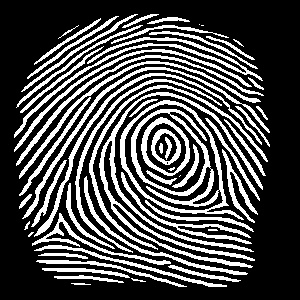
#> input picture media/md_output/Segmentize_temp.jpg, 300 x 300 px
$ python segmentize.py media/md_output/Segmentize_temp.jpg media/md_output/Segmentize_temp.jpg
#> lines starting #> are read from the running program, lines starting #| are printed output that depends on the picture; after the words box and inside, x2 and y2 are one past the last pixel; in counts of white or black regions, pixels touching at a corner belong together
#> further down, image is the input picture: shape (300, 300, 3); min 0, max 255, mean 75.3
import sys
from django.conf import settings
import os
image_full_path = sys.argv[1]
image_name = sys.argv[2]
import cv2
import numpy as np
import fingerprint_enhancer
import imutils
import matplotlib.pyplot as plt


def normalise(img,mean,std):
    normed = (img - np.mean(img))/(np.std(img));
    return(normed)

def ridge_segment(im,blksze,thresh):

#> called with blksze = 16, thresh = 0.1
    rows,cols = im.shape;
#> rows = 300; cols = 300

    im = normalise(im,0,1);    # normalise to get zero mean and unit standard deviation


    new_rows =  int(blksze * np.ceil((float(rows))/(float(blksze))))
#> new_rows = 304
    new_cols =  int(blksze * np.ceil((float(cols))/(float(blksze))))
#> new_cols = 304

    padded_img = np.zeros((new_rows,new_cols));
    stddevim = np.zeros((new_rows,new_cols));

    padded_img[0:rows][:,0:cols] = im;
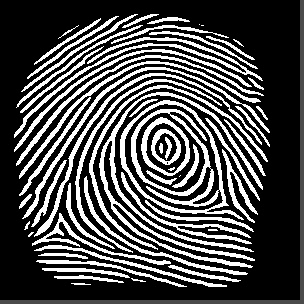
#> padded_img: shape (304, 304) float64; min -0.65, max 1.55, mean 6.77e-17; drawn with min black and max white

    for i in range(0,new_rows,blksze):
        for j in range(0,new_cols,blksze):
            block = padded_img[i:i+blksze][:,j:j+blksze];

            stddevim[i:i+blksze][:,j:j+blksze] = np.std(block)*np.ones(block.shape)
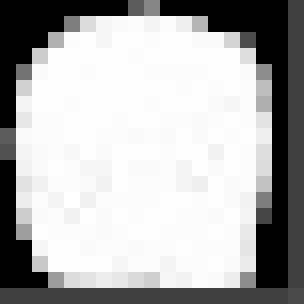
#> stddevim: shape (304, 304) float64; min 1.11e-16, max 1.1, mean 0.765; drawn with min black and max white

    stddevim = stddevim[0:rows][:,0:cols]
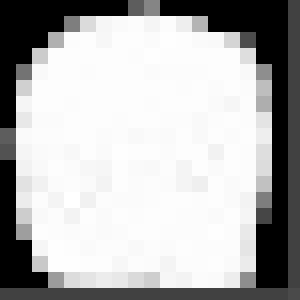
#> stddevim: shape (300, 300) float64; min 1.11e-16, max 1.1, mean 0.778; drawn with min black and max white

    mask = stddevim > thresh;
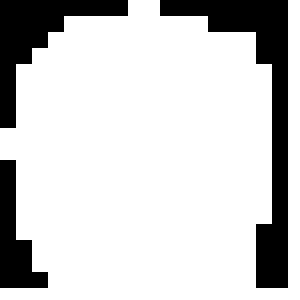
#> mask: shape (300, 300) bool; 80.7% white; 3 black regions, box (x1, y1, x2, y2) and area: (160, 0, 288, 288) 8960, (0, 0, 128, 128) 5376, (0, 160, 48, 288) 3072

    mean_val = np.mean(im[mask]);
#> mean_val = 0.156

    std_val = np.std(im[mask]);
#> std_val = 1.06

    normim = (im - mean_val)/(std_val);

    return(normim,mask)

image = cv2.imread(str(image_full_path))
img = cv2.resize(image,(300,300))
im= cv2.cvtColor(img,cv2.COLOR_BGR2GRAY)
#result = ridge_segment(im,blksze,thresh)
result = ridge_segment(im,16,0.1)

#result = np.hstack((imgray, img)) #stacking images side-by-side
image_save_path = image_full_path.replace(image_name,"md_output/Segmentize_temp.jpg")

#> (the run stopped early here; a loop or call above may not have finished)
